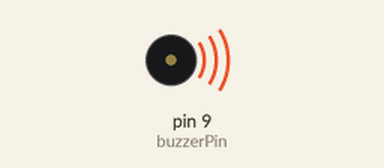
Bench run of a sketch on a simulated Arduino Uno, built with avr-gcc and run on an emulated ATmega328P. Shown: buzzer (waves = sounding). At 5.1 s the program stops and its outputs stay as they are.

Above: at 0.15 s.
At 4.8 s:
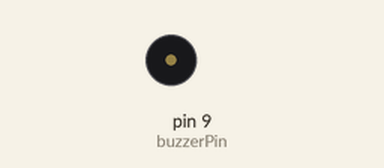
Timing chart, 0 to 6.3 s (numbered marks = the images above):
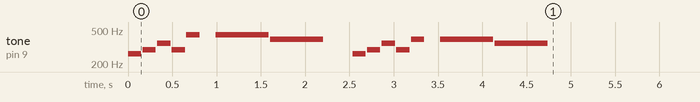

Measured:
- by itself, tone on pin 9 (buzzerPin): plays 262 Hz for 0.15 s, 294 Hz for 0.15 s, 349 Hz for 0.15 s, 294 Hz for 0.15 s, 440 Hz for 0.15 s, 440 Hz for 0.60 s … (14 notes in this stretch)

The sketch:

Circuit_11.ino
```cpp
/* 부저로 노래 연주 */

/*
tone()함수는 정해진 주파수로 출력해준다.
도래미파솔라시도에 해당하는 c d e f  g a b C로 노래를 연주해 보자.


  계명 	주파수
  도 c     262 Hz
  레 d     294 Hz
  미 e     330 Hz
  파 f     349 Hz
  솔 g     392 Hz
  라 a     440 Hz
  시 b     494 Hz
  도 C     523 Hz

*/

const int buzzerPin = 9;


const int songLength = 18;

char notes[] = "cdfda ag cdfdg gf "; // 공백은 쉼표

char beats[] = "111111442111111442";

// tempo : 빠르기, 빨리 연주하려면 값을 줄이자.

int tempo = 150;


void setup()
{
  pinMode(buzzerPin, OUTPUT);
}


void loop()
{
  int i, duration;

  for (i = 0; i < songLength; i++) // step through the song arrays
  {
    duration = (beats[i]-'0') * tempo;  // beats는 수가 아니고 글자로 되어 있다.
    //글자 '0'을 빼주면 박자수를 구할 수 있다.

    if (notes[i] == ' ')          // 공백은 쉼표
    {
      delay(duration);            //  박자만큼 쉰다
    }
    else                          // 아니라면
    {
      tone(buzzerPin, frequency(notes[i]), duration);
      delay(duration);            // 박자만큼 연주한다.
    }
    delay(tempo/10);              // 계명사이에 잠깐 멈춘다.
  }

  // 시끄러우니까 한번만 연주하자.
  while(true){} //영원히 논다.
}

int frequency(char note)
{
                      //'a', 'b', 'c', 'd', 'e', 'f', 'g'};
  int frequencies[] = {440, 494, 262, 294, 330, 349, 392};
                     //440,494를 앞으로 오게 해서 문자순서로 맞추자
  if(note=='C')  return (523); // 만약 C라면 523을 돌려주고 함수 종료
  //여기에는 else가 필요하지 않다.
  return(frequencies[note-'a']);
}
```
